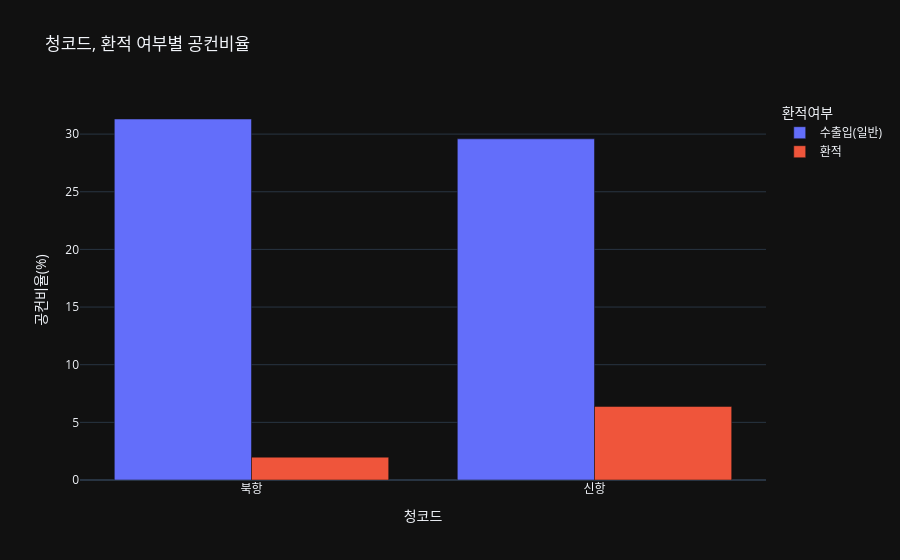

This figure's notebook cell:
### Code cell
fig = px.bar(
    grp2_plot,
    x='청코드',
    y='공컨비율(%)',
    color='환적여부',
    barmode='group',
    title='청코드, 환적 여부별 공컨비율'
)

fig.show()

### Figure 1 — Plotly figure (JSON) as saved in the notebook; plotly's stock layout.template omitted (floating-point values rounded to 4 significant figures)
{"data": [{"alignmentgroup": "True", "hovertemplate": "환적여부=수출입(일반)<br>청코드=%{x}<br>공컨비율(%)=%{y}<extra></extra>", "legendgroup": "수출입(일반)", "marker": {"color": "#636efa", "pattern": {"shape": ""}}, "name": "수출입(일반)", "offsetgroup": "수출입(일반)", "orientation": "v", "showlegend": true, "textposition": "auto", "x": ["북항", "신항"], "xaxis": "x", "y": [31.31, 29.59], "yaxis": "y", "type": "bar"}, {"alignmentgroup": "True", "hovertemplate": "환적여부=환적<br>청코드=%{x}<br>공컨비율(%)=%{y}<extra></extra>", "legendgroup": "환적", "marker": {"color": "#EF553B", "pattern": {"shape": ""}}, "name": "환적", "offsetgroup": "환적", "orientation": "v", "showlegend": true, "textposition": "auto", "x": ["북항", "신항"], "xaxis": "x", "y": [1.98, 6.38], "yaxis": "y", "type": "bar"}], "layout": {"xaxis": {"anchor": "y", "domain": [0.0, 1.0], "title": {"text": "청코드"}}, "yaxis": {"anchor": "x", "domain": [0.0, 1.0], "title": {"text": "공컨비율(%)"}}, "legend": {"title": {"text": "환적여부"}, "tracegroupgap": 0}, "title": {"text": "청코드, 환적 여부별 공컨비율"}, "barmode": "group"}}
